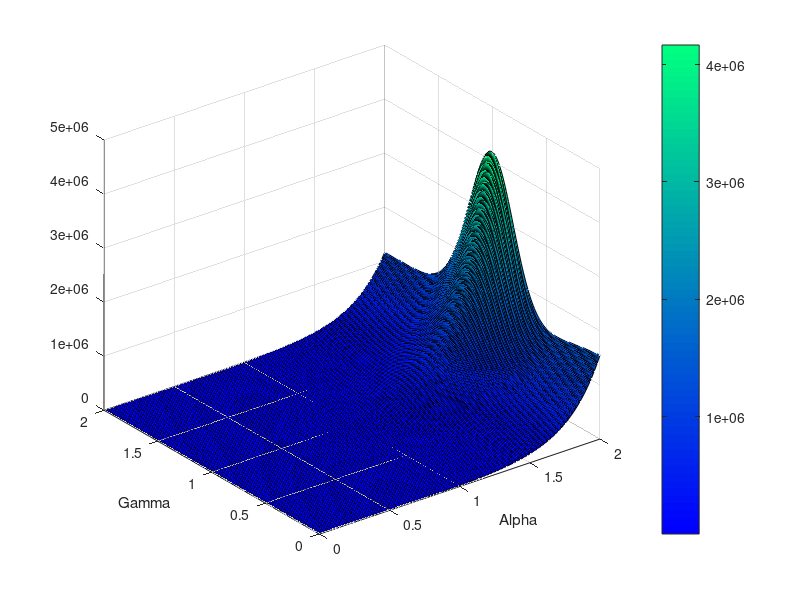

Reproduce this figure in MATLAB.
[alpha,gamma] = meshgrid(0:0.01:2);

U_X1 = real((exp(-(log(0.4)).^gamma)*(100.^alpha) + (1-exp(-(log(0.6)).^gamma))*(80.^alpha)));

U_Y1 = real((exp(-(log(0.4)).^gamma)*(190.^alpha) + (1-exp(-(log(0.6)).^gamma))*(5.^alpha)));

P = (exp(U_X1)./(exp(U_X1) + exp(U_Y1)));


surf(alpha,gamma,U_Y1);
surf(alpha,gamma,P);
surf(alpha,gamma,U_X1);

colormap winter;
colorbar;
xlabel('Alpha');
ylabel('Gamma');
